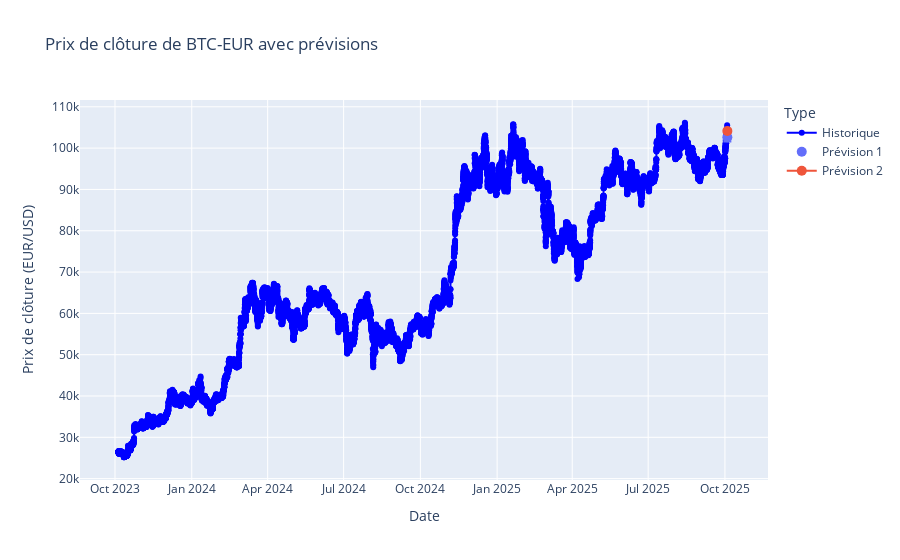

Write notebook code for a chart like this one.
### Code cell
import pandas as pd
import plotly.express as px
import plotly.graph_objects as go

ticker = 'BTC-EUR'

df = pd.read_csv(
    f"csv\\{ticker}.csv",
    skiprows=3,
    names=['Date','Price','Close','High','Low','Open','Volume']
)
df['Date'] = pd.to_datetime(df['Date'])

df2 = pd.read_csv(f"prevision\\Oudini-{ticker}.csv")
df2['Date'] = pd.to_datetime(df2['Date'])
df2['Close'] = df2['Close'].astype(str).str.replace('[','').str.replace(']','').astype(float)
df2['RMSE'] = df2['RMSE'].astype(str).str.replace('[','').str.replace(']','').astype(float)

colors = px.colors.qualitative.Plotly  
colors_cycle = [colors[i % len(colors)] for i in range(len(df2))]

fig = go.Figure()

fig.add_trace(go.Scatter(
    x=df['Date'], y=df['Close'],
    mode='lines+markers',
    name='Historique',
    line=dict(color='blue'),
    marker=dict(color='blue'),
    hovertemplate='Date: %{x}<br>Close: %{y}<extra></extra>'
))

for i, row in df2.iterrows():
    fig.add_trace(go.Scatter(
        x=[row['Date']], y=[row['Close']],
        mode='markers+lines' if i > 0 else 'markers',  
        marker=dict(color=colors_cycle[i], size=10),
        line=dict(color=colors_cycle[i]),
        name=f'Prévision {i+1}',
        error_y=dict(type='data', array=[row['RMSE']], visible=True),
        hovertemplate='Date: %{x}<br>Close: %{y}<br>RMSE: %{error_y.array}<extra></extra>'
    ))

fig.update_layout(
    title=f"Prix de clôture de {ticker} avec prévisions",
    xaxis_title='Date',
    yaxis_title='Prix de clôture (EUR/USD)',
    legend_title_text='Type'
)

fig.show()

### Figure 1 — Plotly figure (JSON) as saved in the notebook; plotly's stock layout.template omitted (floating-point values rounded to 4 significant figures; data arrays with more than 128 entries replaced by an {"elided": "..."} marker saying what was removed)
{"data": [{"hovertemplate": "Date: %{x}<br>Close: %{y}<extra></extra>", "line": {"color": "blue"}, "marker": {"color": "blue"}, "mode": "lines+markers", "name": "Historique", "type": "scatter", "x": {"elided": "17517 str values"}, "y": {"elided": "17517 float values"}}, {"error_y": {"array": [1000.0], "type": "data", "visible": true}, "hovertemplate": "Date: %{x}<br>Close: %{y}<br>RMSE: %{error_y.array}<extra></extra>", "line": {"color": "#636EFA"}, "marker": {"color": "#636EFA", "size": 10}, "mode": "markers", "name": "Prévision 1", "type": "scatter", "x": ["2025-10-03T21:38:51.039824"], "y": [102600.0]}, {"error_y": {"array": [385.0], "type": "data", "visible": true}, "hovertemplate": "Date: %{x}<br>Close: %{y}<br>RMSE: %{error_y.array}<extra></extra>", "line": {"color": "#EF553B"}, "marker": {"color": "#EF553B", "size": 10}, "mode": "markers+lines", "name": "Prévision 2", "type": "scatter", "x": ["2025-10-03T21:39:10.075899"], "y": [104200.0]}], "layout": {"legend": {"title": {"text": "Type"}}, "title": {"text": "Prix de clôture de BTC-EUR avec prévisions"}, "xaxis": {"title": {"text": "Date"}}, "yaxis": {"title": {"text": "Prix de clôture (EUR/USD)"}}}}
